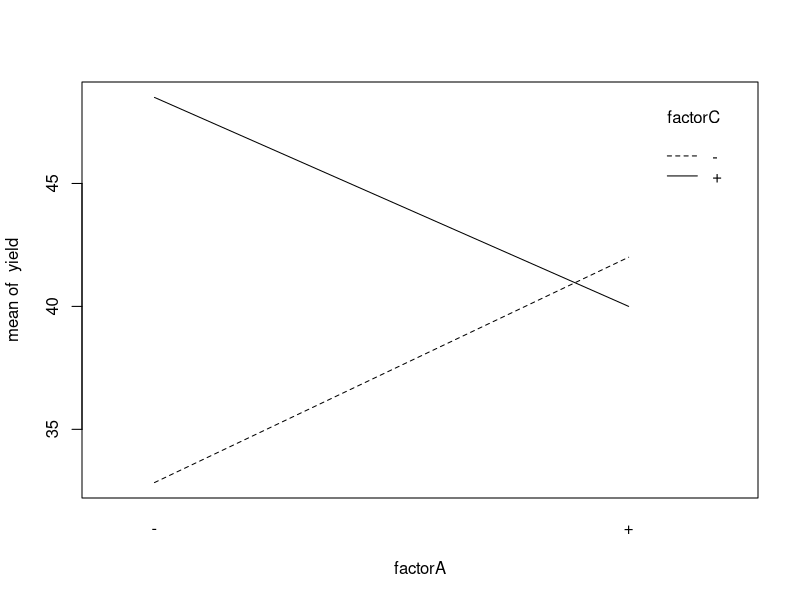
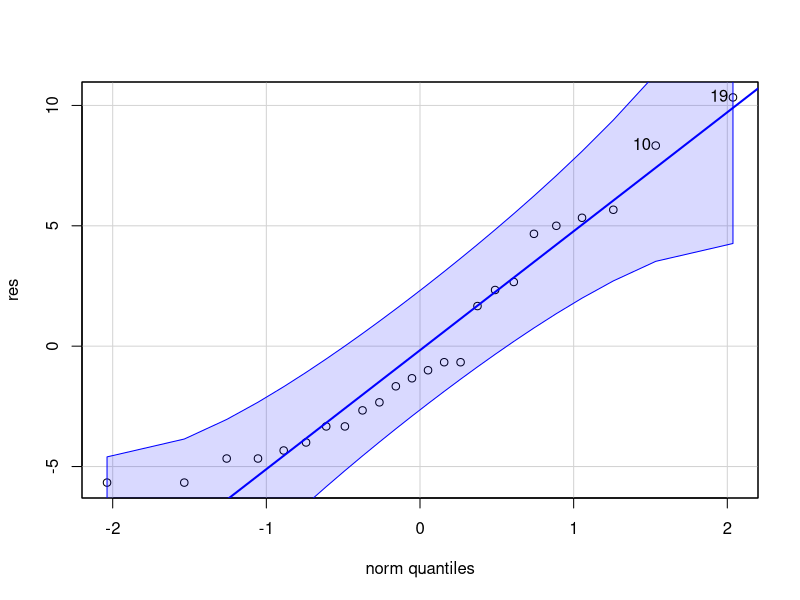
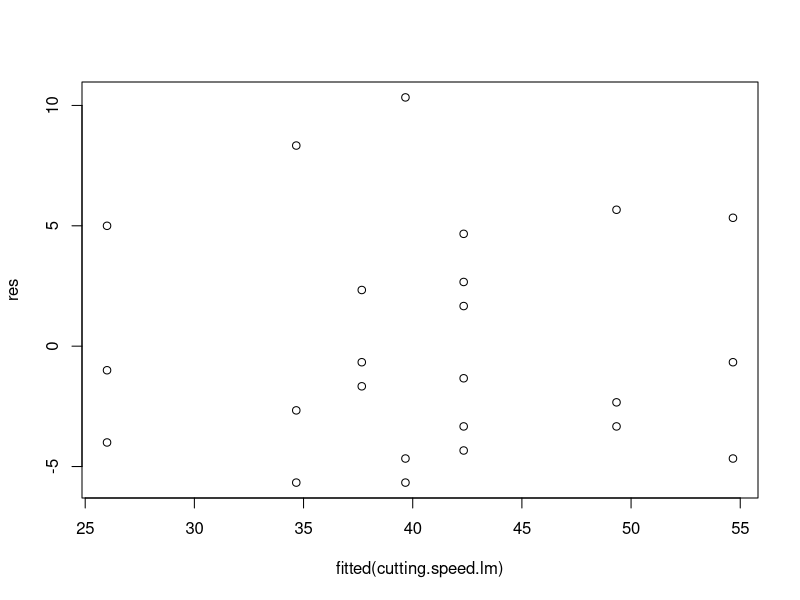
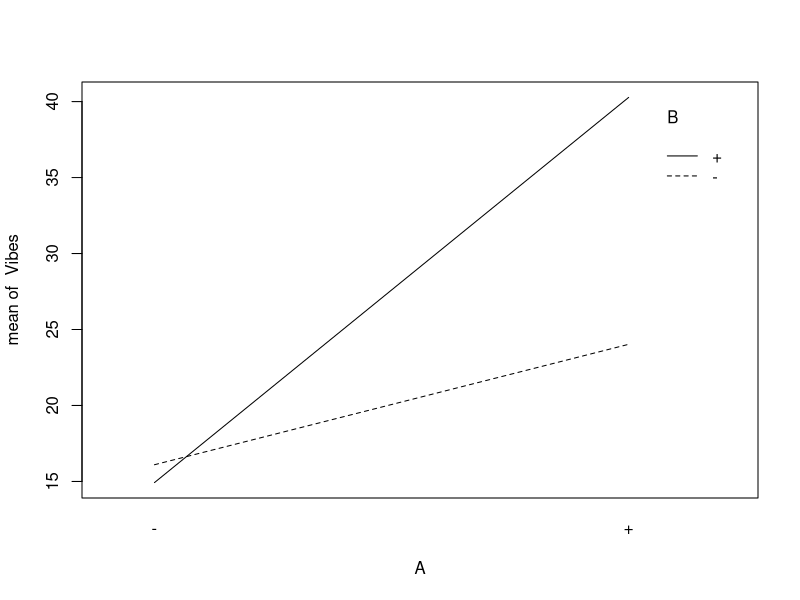
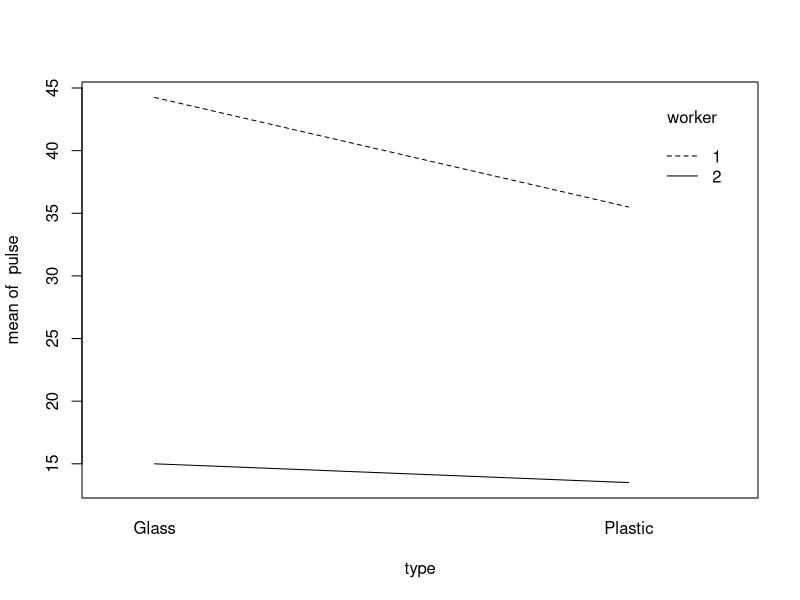
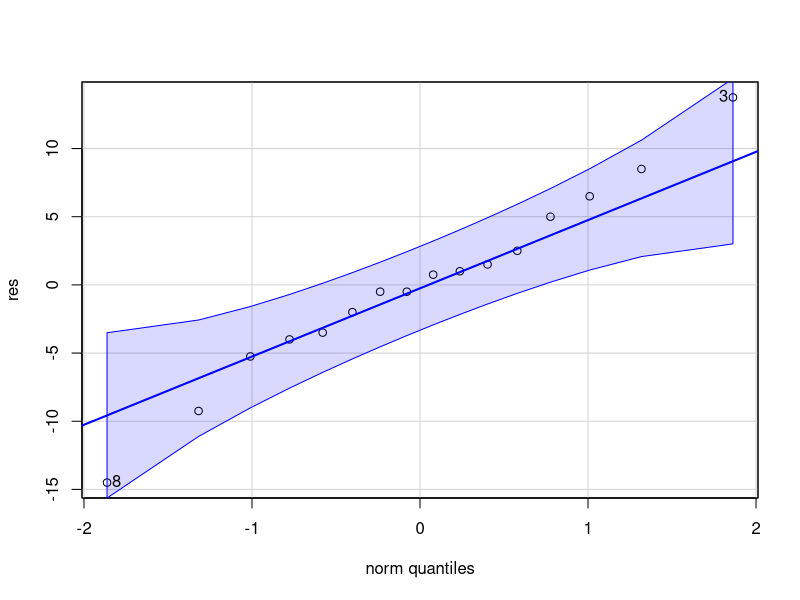
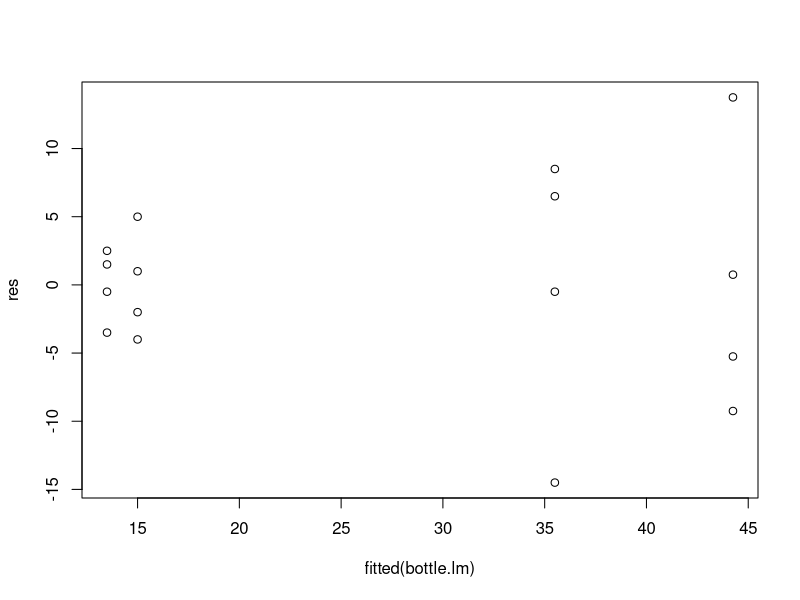

The R source for these figures, in order:
## ---- chunk 1
# loading libraries
library(car)
## ---- chunk 2
# creating data table
factorA = rep(c("-","+","-","+","-","+","-","+"), times = 3)
factorB = rep(c("-","-","+","+","-","-","+","+"), times = 3)
factorC = rep(c("-","-","-","-","+","+","+","+"), times = 3)
Rep = rep(c("I", "II", "III"), each = 8)
yield = c(22,32,35,55,44,40,60,39,31,43,34,47,45,37,50,41,25,29,50,46,38,36,54,47)

cutting.speed.long = data.frame(factorA, factorB, factorC, Rep, yield)

# defining coded
coded=function(x) #a function to code variable x
{
  ifelse(x=="+", 1, -1)
}

# linear regression
cutting.speed.lm=lm(yield ~ coded(factorA) * coded(factorB) * coded(factorC), cutting.speed.long)
summary(cutting.speed.lm)

# interaction plot
with(cutting.speed.long, interaction.plot(factorA, factorC, yield))
## ---- chunk 3
# ANOVA test
cutting.speed.aov=aov(yield ~ factorA * factorB * factorC, cutting.speed.long)
summary(cutting.speed.aov)
mse=summary(cutting.speed.aov)[[1]][8,3]
mse
## ---- chunk 4
res=cutting.speed.long$yield-fitted(cutting.speed.lm)
qqPlot(res)
plot(fitted(cutting.speed.lm), res) 
## ---- chunk 5
#checking Standard error=sqrt(mse/N)
n=3;a=b=c=2;N=a*b*c*n
alpha=0.05
sqrt(mse/N)
#consturct CI for regression coefficient (example, for coded(A))
se=sqrt(mse/N)
df=a*b*c*(n-1)
hat.beta1=cutting.speed.lm$coefficients[2]
CI.beta=hat.beta1+c(-1,1)*qt(alpha/2,df,lower.tail = F)*se
CI.beta
2*CI.beta #CI for main effect A
## ---- chunk 6
# creating data table
A <- rep(c("-","+","-","+"), times = 4)
B <- rep(c("-","-","+","+"), times = 4)
Rep <- rep(c("I","II","III","IV"), each = 4)
Vibes <- c(18.2, 27.2, 15.9, 41.0, 18.9, 24.0, 14.5, 43.9, 12.9, 22.4, 15.1, 36.3, 14.4, 22.5, 14.2, 39.9)
router.long <- data.frame(A, B, Rep, Vibes)

# defining coded
coded=function(x) #a function to code variable x
{
  ifelse(x=="+", 1, -1)
}

# linear regression
router.lm=lm(Vibes ~ coded(A) * coded(B), router.long)
summary(router.lm)
## ---- chunk 7
# interaction plot
with(router.long, interaction.plot(A, B, Vibes))
## ---- chunk 8
# creating data table
type <- rep(c("Glass", "Plastic"), each = 4)
worker <- rep(c("1", "2"), each = 8)
pulse <- c(39, 45, 58, 35, 44, 35, 42, 21, 20, 13, 16, 11, 13, 10, 16, 15)
bottle.long <- data.frame(type, worker, pulse)

# interaction plot
with(bottle.long, interaction.plot(type, worker, pulse))

# defining coded
coded=function(x) #a function to code variable x
{
  ifelse(x=="Glass" | x=="1", 1, -1)
}

# linear regression
bottle.lm=lm(pulse ~ coded(type) * coded(worker), bottle.long)
summary(bottle.lm)

# ANOVA test
bottle.aov=aov(pulse ~ type * worker, bottle.long)
summary(bottle.aov)
mse=summary(bottle.aov)[[1]][4,3]
mse

# checking model adequacy
res=bottle.long$pulse-fitted(bottle.lm)
qqPlot(res)
plot(fitted(bottle.lm), res) 
